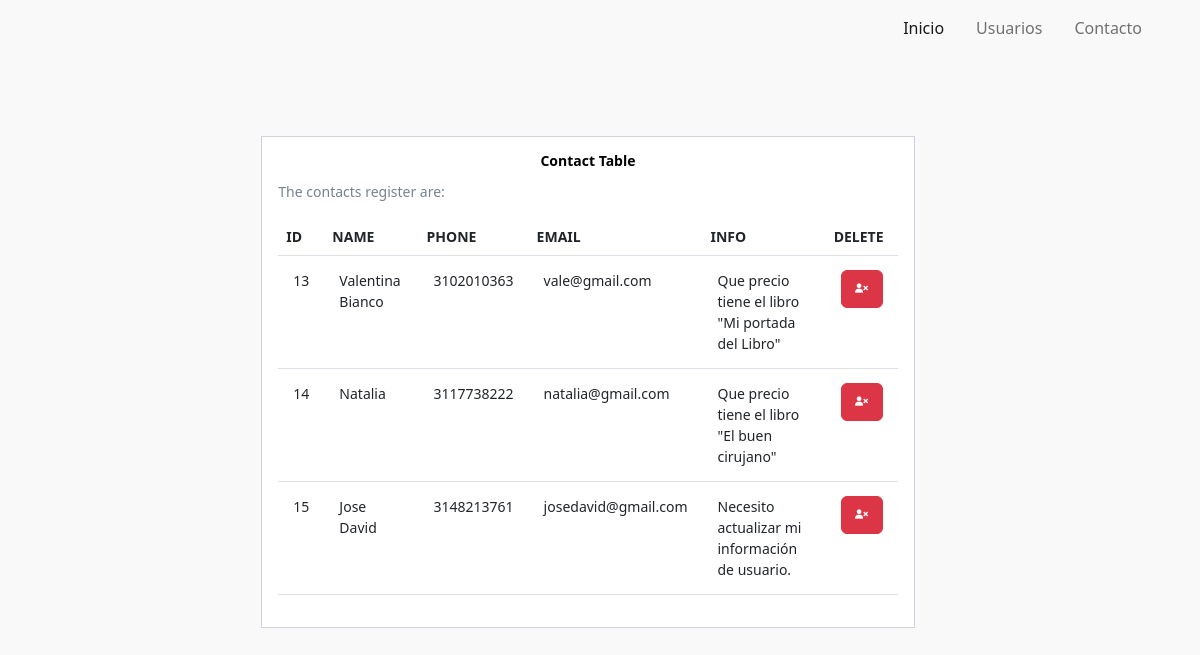
Screenshot of /listar_contacto.php with the database file from the repository.
### tables this page shows
CREATE TABLE `tbl_form` (
  `id_users` int(11) NOT NULL,
  `nombre_user` varchar(45) NOT NULL,
  `telefono_user` varchar(10) NOT NULL,
  `email_user` varchar(20) NOT NULL,
  `informacion_user` varchar(100) NOT NULL
);

### listar_contacto.php (the view, shortened to what this page needs)
<!DOCTYPE html>
<html lang="en">
<link href="css/bootstrap.css" rel="stylesheet" id="bootstrap-css">
<head>
    <link href='https://unpkg.com/boxicons@2.1.4/css/boxicons.min.css' rel='stylesheet'>
<link href="https://cdn.jsdelivr.net/npm/bootstrap@5.2.2/dist/css/bootstrap.min.css" rel="stylesheet">
    <link rel="stylesheet" href="./Css/table.css">
</head>
<?php
include_once('conexion_PDO.php');
$consulta = 'SELECT * FROM tbl_form';
$sql_query = $conn->prepare($consulta);
$sql_query->execute();
$convert_fetch = $sql_query->fetchAll();
?>
<body>
<nav class="navbar navbar-expand-sm navbar-light" id="neubar">
  <div class="container">
    <div class=" collapse navbar-collapse" id="navbarNavDropdown">
      <ul class="navbar-nav ms-auto ">
        <li class="nav-item">
          <a class="nav-link mx-2 active" aria-current="page" href="index.php">Inicio</a>
        </li>
        <li class="nav-item">
          <a class="nav-link mx-2" href="listar_usuarios.php">Usuarios</a>
        </li>
        <li class="nav-item">
          <a class="nav-link mx-2" href="listar_contacto.php">Contacto</a>
        </li>
      </ul>
    </div>
  </div>
</nav>
    <div class="page-content page-container" id="page-content">
        <div class="padding">
            <div class="row container d-flex justify-content-center">
                <div class="col-lg-8 grid-margin stretch-card">
                    <div class="card">
                        <div class="card-body">
                            <h4 class="card-title">Contact Table</h4>
                            <p class="card-description">
                                The contacts register are:
                            </p>
                            <div class="table-responsive">
                                <table class="table">
                                    <thead>
                                        <tr>
                                            <th scope="col"> Id </th>
                                            <th scope="col"> Name </th>
                                            <th scope="col"> Phone</th>
                                            <th scope="col"> Email </th>
                                            <th scope="col"> Info</th>
                                            <th scope="col"> Delete </th>
                                        </tr>
                                    </thead>
                                    <tbody>
                                        <?php foreach ($convert_fetch as $datos) { ?>
                                            <tr>
                                                <td>
                                                    <?php echo $datos['id_users'] ?>
                                                </td>
                                                <td>
                                                    <?php echo $datos['nombre_user'] ?>
                                                </td>
                                                <td>
                                                    <?php echo $datos['telefono_user'] ?>
                                                </td>
                                                <td>
                                                    <?php echo $datos['email_user'] ?>
                                                </td>
                                                <td>
                                                    <?php echo $datos['informacion_user'] ?>
                                                </td>
                                                <td><a href="eliminar_contacto.php?id=<?php echo $datos['id_users'] ?>" class="btn btn-danger"><i class='bx bxs-user-x'></i></a>
                                            </tr>
                                        <?php } ?>
                                    </tbody>
                                </table>
                            </div>
</body>
</html>

### Css/table.css (style rules this page uses)
body { background-color: #f9f9fa }
.padding { padding: 5rem }
.card { box-shadow: none; -webkit-box-shadow: none; -moz-box-shadow: none; -ms-box-shadow: none }
.card { position: relative; display: flex; flex-direction: column; min-width: 0; word-wrap: break-word; background-color: #fff; background-clip: border-box; border: 1px solid #d2d2dc; border-radius: 0 }
.card .card-title { color: #000000; margin-bottom: 0.625rem; text-transform: capitalize; text-align: center; font-size: 0.875rem; font-weight: bold; }
.card .card-description { margin-bottom: .875rem; font-weight: 400; color: #76838f; }
p { font-size: 0.875rem; margin-bottom: .5rem; line-height: 1.5rem; }
.table-responsive { display: block; width: 100%; overflow-x: auto; -webkit-overflow-scrolling: touch; -ms-overflow-style: -ms-autohiding-scrollbar; }
.table, .jsgrid .jsgrid-table { width: 100%; max-width: 100%; margin-bottom: 1rem; background-color: transparent; }
.table thead th, .jsgrid .jsgrid-table thead th { border-top: 0; border-bottom-width: 1px; font-weight: bold; font-size: .875rem; text-transform: uppercase; }
.table td, .jsgrid .jsgrid-table td { font-size: 0.875rem; padding: .875rem 0.9375rem; }

### rows the page displays
tbl_form: id_users "13", nombre_user "Valentina Bianco", telefono_user "3102010363", email_user "vale@gmail.com", informacion_user "Que precio tiene el libro \"Mi portada del Libro\""
tbl_form: id_users "14", nombre_user "Natalia", telefono_user "3117738222", email_user "natalia@gmail.com", informacion_user "Que precio tiene el libro \"El buen cirujano\""
tbl_form: id_users "15", nombre_user "Jose David", telefono_user "3148213761", email_user "josedavid@gmail.com", informacion_user "Necesito actualizar mi información de usuario."
